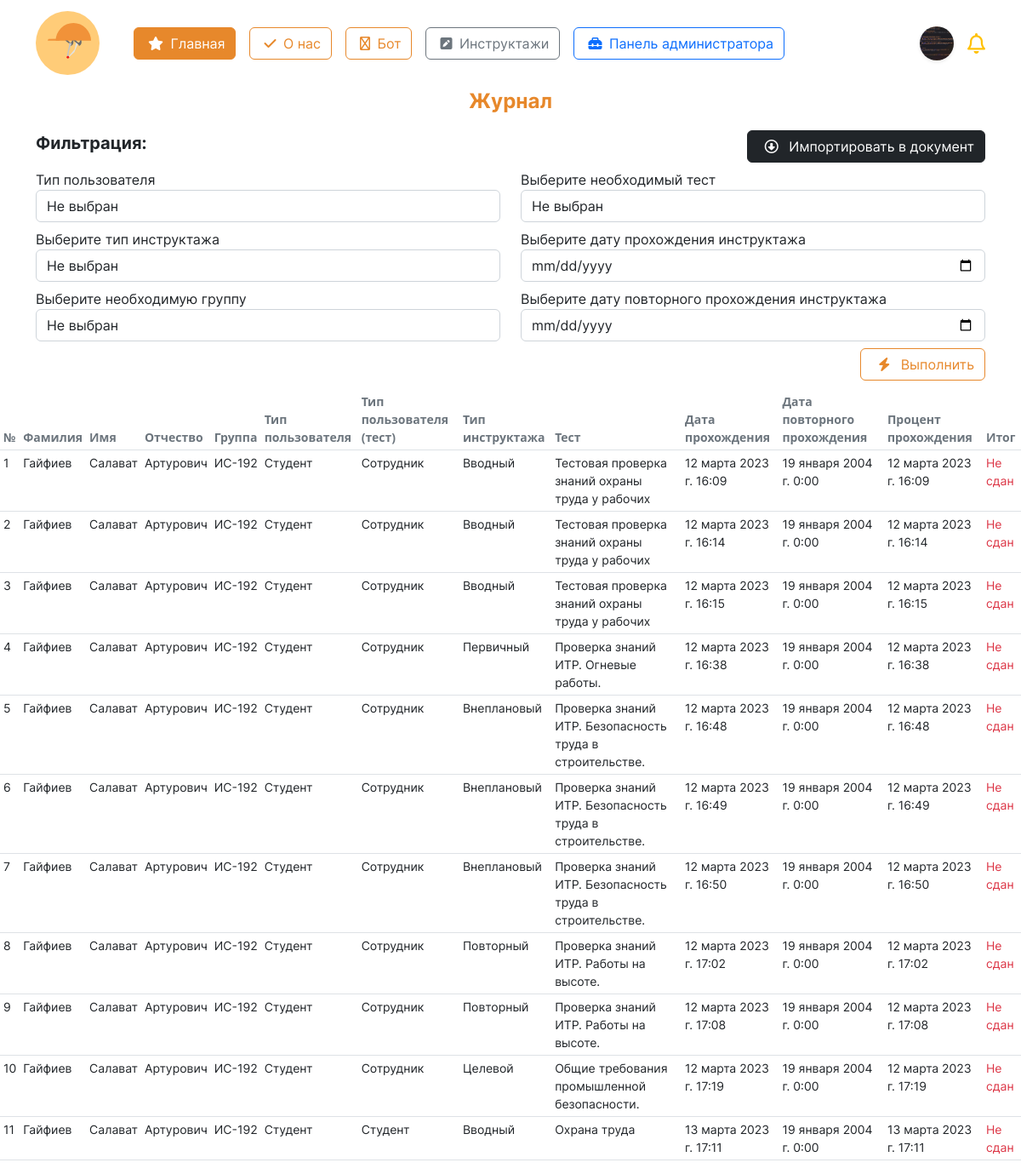
/account/journal/ (signed in), run on an earlier commit of the app's database.
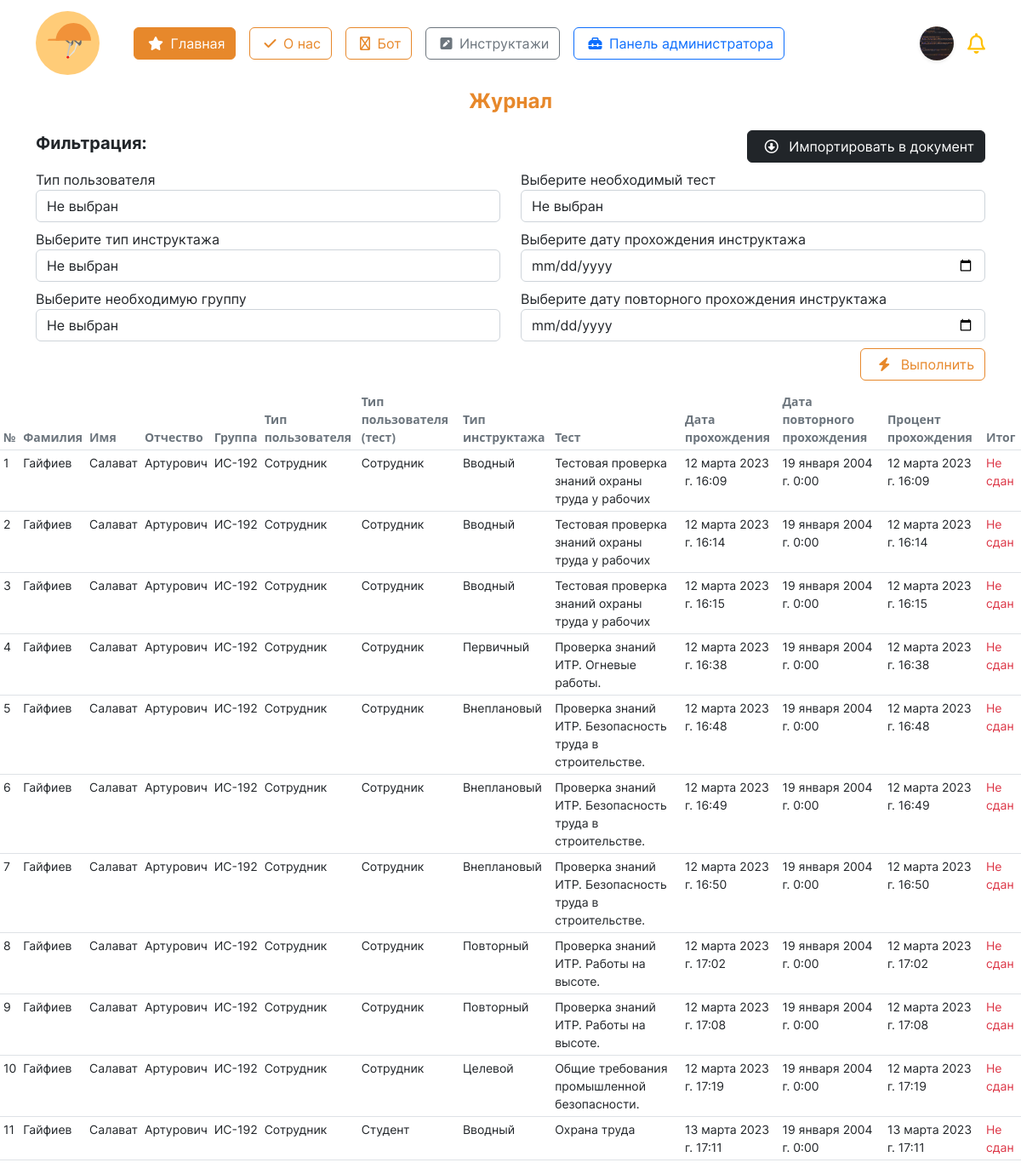
And on a later commit of the database.
### initru/models.py (models this page shows, shortened)
class CustomUser(AbstractUser):  # custom user for Users with django
    gen = (
        ('m', 'Мужской'),
        ('j', 'Женский')
    )
    patronymic = models.CharField(
        'Отчество',
        max_length=250,
    )
    gender = models.CharField(
        'Пол', choices=gen,
        max_length=3, null=True,
    )
    birthday_date = models.DateField(
        'Дата рождения', null=True,
    )
    region  = models.ForeignKey(
        Region, on_delete=models.CASCADE,
        null=True, verbose_name='Регион',
    )
    city  = ChainedForeignKey(
        City,
        chained_field='region',
        chained_model_field="region",
        show_all=False,
        auto_choose=True,
        null=True,
        sort=True, verbose_name = 'Город')
    street  = models.ForeignKey(
        Street, on_delete=models.CASCADE,
        null=True, verbose_name='Улица',
    )
    house = models.IntegerField(
        "Номер дома", null=True,
    )
    flat = models.IntegerField(
        'Этаж', null=True,
    )
    avatar = models.ImageField(
        'Изображение пользователя',
        upload_to='images/users/',
        null=True,
        blank=True,
    )
    phone_number = models.CharField(
        'Номер телефона', max_length=20,unique=True,
        blank=False, null=True,
    )
    type_user  = models.ForeignKey(
        typeuser, on_delete=models.CASCADE,
        verbose_name='Тип пользователя', null=True,
    )
    groupStud  = models.ForeignKey(
        Groups, on_delete=models.CASCADE,
        verbose_name='Группа', null=True,
        blank=True
    )
    role  = models.ForeignKey(
        role, on_delete=models.CASCADE,
        null=True, verbose_name='Роль',
    )
    date_end = models.DateField(
        'Дата завершения зачисления',
        null=True,
    )

class res(models.Model):
    user  = models.ForeignKey( CustomUser, on_delete=models.CASCADE, verbose_name='Пользователь')
    instruction  = models.ForeignKey( inst, on_delete=models.CASCADE, verbose_name='Инструктаж')
    quiz = models.ForeignKey(test, on_delete=models.CASCADE, verbose_name= 'Тест')
    date_instruction = models.DateTimeField( 'Дата прохождения инструктажа')
    date_instruction_end = models.DateTimeField('Повторное прохождение', null=True)
    result = models.IntegerField( 'Результат в %')
    mark = models.CharField('Прошел', max_length=255)
    class Meta:
        verbose_name = 'Результат'
        verbose_name_plural = 'Результаты'

class Groups(models.Model):
    name_group = models.CharField(
        'Название группы',
        max_length=8
    )
    special  = models.ForeignKey(
        Spec, on_delete=models.CASCADE,
        null=False, verbose_name='Специальность'
    )
    class Meta:
        verbose_name = 'Группа'
        verbose_name_plural = 'Группы'
    def __str__(self):
        return f'{self.name_group}'

class typeuser(models.Model):
    name_type_user = models.CharField(
        "Название типа пользователя",
        max_length=15
    )
    class Meta:
        verbose_name = 'Тип пользователя'
        verbose_name_plural = 'Тип пользователей'
    def __str__(self):
        return f'{self.name_type_user}'

class test(models.Model):
    instruction = models.ForeignKey( inst, on_delete=models.CASCADE, verbose_name='Инструктаж' )
    name_test = models.CharField( 'Название теста инструктажа', max_length=125 )
    number_of_questions = models.IntegerField('Количество вопросов') ##
    time = models.IntegerField('Ограничение по времени') ##
    required_score_to_pass = models.IntegerField('Рекомендуемый балл в %', help_text='Рекомендуемый балл в %')
    type_user  = models.ForeignKey(typeuser, on_delete=models.CASCADE, verbose_name='Тип пользователя')
    file = models.FileField( 'Файл к тесту', upload_to='instr/', null=True, blank=True)
    class Meta:
        verbose_name = 'Тест'
        verbose_name_plural = 'Тесты'

class inst(models.Model):
    name_instruction = models.CharField(
        'Название инструктажа',
        max_length=64
    )
    date_period = models.IntegerField(
        'Период инструктажа'
    )
    class Meta:
        verbose_name = 'Инструктаж'
        verbose_name_plural = 'Инструктажи'

### initru/views.py (the view)
# urls.py: path('account/journal/', journalView, name = "journal_view"),
@login_required(login_url='account/login/')
def journalView(request):
    page_name = 'forOss/journal.html'
    obj_briefs = inst.objects.all()
    obj_type_users = typeuser.objects.all()
    obj_groups = Groups.objects.all()
    obj_quizes = test.objects.all()
    obj_results_user = res.objects.filter(mark='Не сдан')
    if request.method == "POST":
        print(request.POST)
        obj_result = res.objects.filter(quiz = request.POST['id_quiz'] or None, mark = 'Сдан').values()
        status = 'ok'
        return JsonResponse({'result':obj_result, 'status':status})
    values = {
        'type_brief': obj_briefs,
        'type_users': obj_type_users,
        'groups': obj_groups,
        'quiz':obj_quizes,
        'users':obj_results_user,
    }
    return render(request, page_name, values)

### initru/templates/forOss/journal.html (shortened to what this page needs)
{% extends '../base.html' %}
{% load static %}
{% block content %}
<div>
    <div>
        <p class="text-center fw-bold fs-4" style='color:#E7882B; font-family: "Inter-Bold";'>Журнал</p>
    </div>
    <div class='container' style ='font-family: "Inter-Regular";'>
        <div class = 'float-end mb-2'>
            <form>
                <button class = 'btn btn-dark'>
                    <i class="fa-regular fa-circle-down mx-2"></i>
                    Импортировать в документ
                </button>
            </form>
        </div>
        <p class='fs-5' style='font-family: "Inter-Bold";'>Фильтрация:</p>
        <form id="filter-form">
            <div class = 'row'>
                <div class = 'col'>
                    <div class='box mb-2'>
                        <label for="id_type_user">
                            Тип пользователя
                        </label>
                        <select class='form-control  ' name="type_user" id="id_type_user">
                            <option selected class='text-warning fw-bold text-uppercase' value="">Не выбран</option>
                        </select>
                    </div>
                    <div class='box mb-2'>
                        <label for="id_type_brief">
                            Выберите тип инструктажа
                        </label>
                        <select class='form-control  ' name="type_brief" id="id_type_brief">
                            <option selected class='text-warning fw-bold text-uppercase' value="">Не выбран</option>
                        </select>
                    </div>
                    <div class='box mb-2'>
                        <label for="id_group">
                            Выберите необходимую группу
                        </label>
                        <select class='form-control' name="group" id="id_group">
                            <option selected class='text-warning fw-bold text-uppercase' value="">Не выбран</option>
                        </select>
                    </div>
                </div>
                <div class = 'col-6'>
                    <div class='box mb-2'>
                        <label for="id_quiz">
                            Выберите необходимый тест
                        </label>
                        <select class='form-control' name="quiz" id="id_quiz">
                            <option selected class='text-warning fw-bold text-uppercase' value="">Не выбран</option>
                        </select>
                    </div>
                    <div class='box mb-2'>
                        <label for="id_date_start">
                            Выберите дату прохождения инструктажа
                        </label>
                        <input class = 'form-control  ' name = 'date_start' id ='id_date_start' type="date" placeholder="Выберите дату">
                    </div>
                    <div class='box mb-2'>
                        <label for="id_date_start">
                            Выберите дату повторного прохождения инструктажа
                        </label>
                        <input class = 'form-control' name = 'date_end' id ='id_date_end' type="date" placeholder="Выберите дату">
                    </div>
                </div>
            </div>
            <div class = 'float-end'>
                <button class = 'btn btn-outline-orange'>
                    <i class="fa-solid fa-bolt mx-2"></i>
                    Выполнить
                </button>
            </div>
        </form>
    </div>
    <div class = 'tables mt-5'>
        <table class = 'table table-hover table-sm' style="font-size: 14px;">
            <thead>
                <tr>
                    <th class = 'text-secondary' scope="col">№</th>
                    <th class = 'text-secondary' scope="col">Фамилия</th>
                    <th class = 'text-secondary' scope="col">Имя</th>
                    <th class = 'text-secondary' scope="col">Отчество</th>
                    <th class = 'text-secondary' scope="col">Группа</th>
                    <th class = 'text-secondary' scope="col">Тип пользователя</th>
                    <th class = 'text-secondary' scope="col">Тип пользователя (тест)</th>
                    <th class = 'text-secondary' scope="col">Тип инструктажа</th>
                    <th class = 'text-secondary' scope="col">Тест</th>
                    <th class = 'text-secondary' scope="col">Дата прохождения</th>
                    <th class = 'text-secondary' scope="col">Дата повторного прохождения</th>
                    <th class = 'text-secondary' scope="col">Процент прохождения</th>
                    <th class = 'text-secondary' scope="col">Итог</th>
                </tr>
            </thead>
            <tbody style='font-family: "Inter-Regular";'>
                {% for u in users %}
                    <tr>
                        <td>
                            {{ forloop.counter }}
                        </td>
                        <td>
                            {{ u.user.last_name }}
                        </td>
                        <td>
                            {{ u.user.first_name }}
                        </td>
                        <td>
                            {{ u.user.patronymic }}
                        </td>
                        <td>
                            {{ u.user.groupStud }}
                        </td>
                        <td>
                            {{ u.user.type_user }}
                        </td>
                        <td>
                            {{ u.quiz.type_user }}
                        </td>
                        <td>
                            {{ u.instruction.name_instruction }}
                        </td>
                        <td>
                            {{ u.quiz.name_test }}
                        </td>
                        <td>
                            {{ u.date_instruction }}
                        </td>
                        <td>
                            {{ u.date_instruction_end }}
                        </td>
                        <td>
                            {{ u.date_instruction }}
                        </td>
                        <td>
                            {% if u.mark == 'Не сдан' %}
                                <span class = 'text-danger'> {{ u.mark }}</span>
                            {% else %}
                                <span class = 'text-success'> {{ u.mark }}</span>
                            {% endif %}
                        </td>
                    </tr>
                {% empty %}
                    <tr>
                        <td>Пока пусто.</td>
                    </tr>
                {% endfor %}
            </tbody>
        </table>
    </div>
</div>
{% endblock content %}

### initru/templates/base.html (shortened to what this page needs)
<!DOCTYPE html>
{% load static %}
<html lang="ru">
<head>
	<link rel="stylesheet" href="{% static 'css/bootstrap.min.css' %}">
	<link rel="stylesheet" href="{% static 'css/style.css' %}">
	<link href="{% static 'fontawesomefree/css/fontawesome.css' %}" rel="stylesheet" type="text/css">
	<link href="{% static 'fontawesomefree/css/brands.css' %}" rel="stylesheet" type="text/css">
	<link href="{% static 'fontawesomefree/css/solid.css' %}" rel="stylesheet" type="text/css">
</head>
<header>
	<nav class="navbar" style='font-family: "Inter-Regular";'>
		<div class="container">
			<div class='d-flex align-items-center'>
				<a href="{% url 'main' %}" class="navbar-brand">
					<img src="{% static 'images/logo.svg' %}" alt="logo" height="75">
				</a>
				<div class="d-flex mx-3 flex-wrap">
					<a class='btn btn-orange mx-2' href="{% url 'main' %}">
						<i class="fa-solid fa-star mx-1"></i>
						Главная
					</a>
					<a class='btn btn-outline-orange mx-2' href="{% url 'about' %}">
						<i class="fa-solid fa-check mx-1"></i>
						О нас
					</a>
					<a class='btn btn-outline-orange mx-2' href="{% url 'chat_response' %}">
						<i class="fa-regular fa-robot mx-1"></i>
						Бот
					</a>
					{% if user.is_authenticated %}
					<a class='btn btn-outline-secondary mx-2' href="{% url 'brief' %}">
						<i class="fa-solid fa-square-pen mx-1"></i>
						Инструктажи
					</a>
						{% if user.is_superuser %}
							<a class='btn btn-outline-primary mx-2' href="{% url 'admin:index' %}">
								<i class="fa-solid fa-toolbox mx-1"></i>
								Панель администратора
							</a>
						{% endif %}
					{% endif %}
				</div>
			</div>
			<div class='navbar d-flex justify-content-center'>
				{% if user.is_authenticated %}
				<div class="dropdown text-end d-flex mx-2">
					<a class="d-block link-dark text-decoration-none d-flex align-items-center" id="dropdownUser1" data-bs-toggle="dropdown" aria-expanded="false">
						<div class = 'rounded-circle mx-2 shadow-sm' style = '
						width: 40px;
						height: 40px;
						background-position: center;
						background-repeat: no-repeat;
						background-size: cover;
						background-clip: unset;
						background-image: url("{{ request.user.avatar.url }}");
						'></div>
					</a>
				</div>
				<i class="fa-regular fa-bell fs-4 text-warning"></i>
				{% else %}
				<div class="dropdown text-end">
					<a href="{% url 'login' %}" class="d-block link-dark text-decoration-none">
						<img src="{% static 'images/startPage/user/user.svg' %}" alt="user">
					</a>
				</div>
				{% endif %}
			</div>
		</div>
	</nav>
</header>
<body>
	<main>
		{% block content %}
		{% endblock content %}
	</main>
</body>
</html>

What changed in the data, as far as the page shows it:
changed through a linked row, res "12 марта 2023 г. 16:09": user.type_user "Студент" → "Сотрудник"
changed through a linked row, res "12 марта 2023 г. 16:14": user.type_user "Студент" → "Сотрудник"
changed through a linked row, res "12 марта 2023 г. 16:15": user.type_user "Студент" → "Сотрудник"
changed through a linked row, res "12 марта 2023 г. 16:38": user.type_user "Студент" → "Сотрудник"
changed through a linked row, res "12 марта 2023 г. 16:48": user.type_user "Студент" → "Сотрудник"
changed through a linked row, res "12 марта 2023 г. 16:49": user.type_user "Студент" → "Сотрудник"
changed through a linked row, res "12 марта 2023 г. 16:50": user.type_user "Студент" → "Сотрудник"
changed through a linked row, res "12 марта 2023 г. 17:02": user.type_user "Студент" → "Сотрудник"
changed through a linked row, res "12 марта 2023 г. 17:08": user.type_user "Студент" → "Сотрудник"
changed through a linked row, res "12 марта 2023 г. 17:19": user.type_user "Студент" → "Сотрудник"
changed through a linked row, res "13 марта 2023 г. 17:11": user.type_user "Студент" → "Сотрудник"
